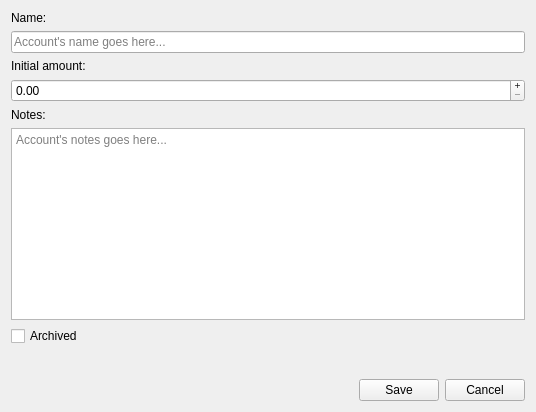
<?xml version="1.0" encoding="UTF-8"?>
<ui version="4.0">
 <class>AccountEditor</class>
 <widget class="QWidget" name="AccountEditor">
  <property name="windowModality">
   <enum>Qt::ApplicationModal</enum>
  </property>
  <property name="geometry">
   <rect>
    <x>0</x>
    <y>0</y>
    <width>536</width>
    <height>412</height>
   </rect>
  </property>
  <property name="sizePolicy">
   <sizepolicy hsizetype="Maximum" vsizetype="Maximum">
    <horstretch>0</horstretch>
    <verstretch>0</verstretch>
   </sizepolicy>
  </property>
  <property name="windowTitle">
   <string>Form</string>
  </property>
  <layout class="QVBoxLayout" name="verticalLayout">
   <item>
    <widget class="QLabel" name="name_label">
     <property name="text">
      <string>Name:</string>
     </property>
    </widget>
   </item>
   <item>
    <widget class="QLineEdit" name="name">
     <property name="placeholderText">
      <string>Account's name goes here...</string>
     </property>
    </widget>
   </item>
   <item>
    <widget class="QLabel" name="initial_amount_label">
     <property name="text">
      <string>Initial amount:</string>
     </property>
    </widget>
   </item>
   <item>
    <widget class="QDoubleSpinBox" name="initial_amount">
     <property name="buttonSymbols">
      <enum>QAbstractSpinBox::PlusMinus</enum>
     </property>
     <property name="maximum">
      <double>101.989999999999995</double>
     </property>
    </widget>
   </item>
   <item>
    <widget class="QLabel" name="description_label">
     <property name="text">
      <string>Notes:</string>
     </property>
    </widget>
   </item>
   <item>
    <widget class="QPlainTextEdit" name="description">
     <property name="placeholderText">
      <string>Account's notes goes here...</string>
     </property>
    </widget>
   </item>
   <item>
    <widget class="QCheckBox" name="archived">
     <property name="text">
      <string>Archived</string>
     </property>
    </widget>
   </item>
   <item>
    <spacer name="verticalSpacer">
     <property name="orientation">
      <enum>Qt::Vertical</enum>
     </property>
     <property name="sizeHint" stdset="0">
      <size>
       <width>20</width>
       <height>0</height>
      </size>
     </property>
    </spacer>
   </item>
   <item>
    <layout class="QHBoxLayout" name="horizontalLayout">
     <item>
      <spacer name="hspacer">
       <property name="orientation">
        <enum>Qt::Horizontal</enum>
       </property>
       <property name="sizeHint" stdset="0">
        <size>
         <width>40</width>
         <height>20</height>
        </size>
       </property>
      </spacer>
     </item>
     <item>
      <widget class="QPushButton" name="save">
       <property name="text">
        <string>Save</string>
       </property>
       <property name="icon">
        <iconset resource="../../picsou.qrc">
         <normaloff>:/resources/material-design/svg/check.svg</normaloff>:/resources/material-design/svg/check.svg</iconset>
       </property>
      </widget>
     </item>
     <item>
      <widget class="QPushButton" name="cancel">
       <property name="text">
        <string>Cancel</string>
       </property>
       <property name="icon">
        <iconset resource="../../picsou.qrc">
         <normaloff>:/resources/material-design/svg/cancel.svg</normaloff>:/resources/material-design/svg/cancel.svg</iconset>
       </property>
      </widget>
     </item>
    </layout>
   </item>
  </layout>
 </widget>
 <resources>
  <include location="../../picsou.qrc"/>
 </resources>
 <connections/>
</ui>
